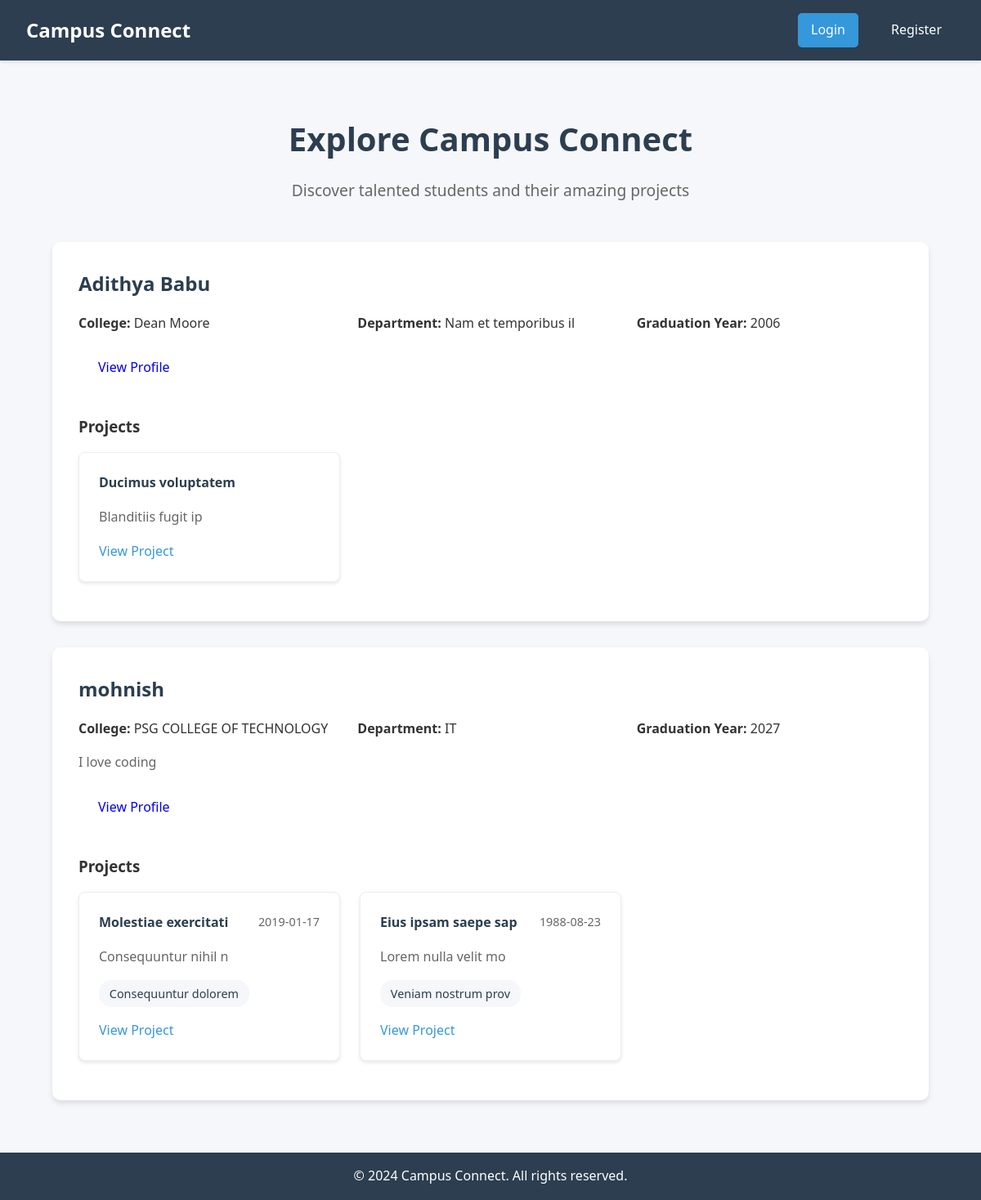
Before: /explore with the older database file.
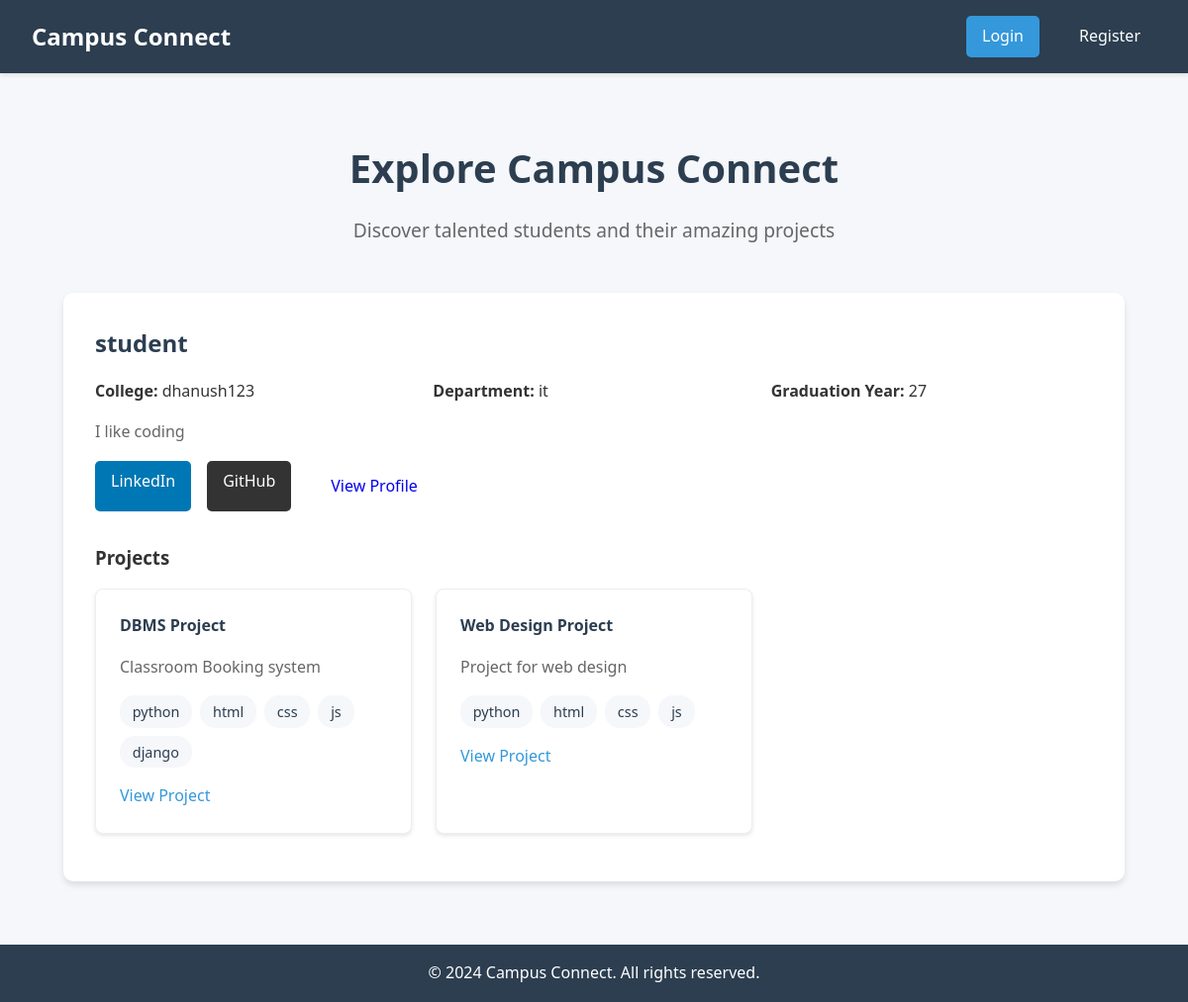
After: the same page with the newer database file.
### app.py (models this page shows)
class User(UserMixin, db.Model):
    id = db.Column(db.Integer, primary_key=True)
    username = db.Column(db.String(80), unique=True, nullable=False)
    email = db.Column(db.String(120), unique=True, nullable=False)
    password_hash = db.Column(db.String(120), nullable=False)
    college_name = db.Column(db.String(200))
    department = db.Column(db.String(100))
    graduation_year = db.Column(db.Integer)
    bio = db.Column(db.Text)
    linkedin_url = db.Column(db.String(200))
    github_url = db.Column(db.String(200))
    projects = db.relationship('Project', backref='author', lazy=True)

class Project(db.Model):
    id = db.Column(db.Integer, primary_key=True)
    title = db.Column(db.String(100), nullable=False)
    description = db.Column(db.Text, nullable=False)
    project_url = db.Column(db.String(200))
    technologies = db.Column(db.String(200))
    completion_date = db.Column(db.String(50))
    user_id = db.Column(db.Integer, db.ForeignKey('user.id'), nullable=False)

### app.py (the view)
@app.route('/explore')
def explore():
    users = User.query.all()
    return render_template('explore.html', users=users)

### templates/explore.html (shortened to what this page needs)
{% extends "base.html" %}
{% block content %}
<div class="explore-page">
    <div class="explore-header">
        <h1>Explore Campus Connect</h1>
        <p>Discover talented students and their amazing projects</p>
    </div>
    <div class="explore-content">
        {% for user in users %}
        <div class="user-card">
            <div class="user-info">
                <h2>{{ user.username }}</h2>
                <div class="user-details">
                    <p><strong>College:</strong> {{ user.college_name or 'Not specified' }}</p>
                    <p><strong>Department:</strong> {{ user.department or 'Not specified' }}</p>
                    <p><strong>Graduation Year:</strong> {{ user.graduation_year or 'Not specified' }}</p>
                </div>
                {% if user.bio %}
                <div class="user-bio">
                    <p>{{ user.bio }}</p>
                </div>
                {% endif %}
                <div class="user-links">
                    {% if user.linkedin_url %}
                    <a href="{{ user.linkedin_url }}" class="social-link linkedin" target="_blank">LinkedIn</a>
                    {% endif %}
                    {% if user.github_url %}
                    <a href="{{ user.github_url }}" class="social-link github" target="_blank">GitHub</a>
                    {% endif %}
                    <a href="{{ url_for('user_profile', username=user.username) }}" class="btn btn-outline">View Profile</a>
                </div>
            </div>
            {% if user.projects %}
            <div class="user-projects">
                <h3>Projects</h3>
                <div class="projects-carousel">
                    {% for project in user.projects %}
                    <div class="project-card">
                        <div class="project-header">
                            <h4>{{ project.title }}</h4>
                            {% if project.completion_date %}
                            <span class="completion-date">{{ project.completion_date }}</span>
                            {% endif %}
                        </div>
                        <p class="project-description">{{ project.description }}</p>
                        {% if project.technologies %}
                        <div class="technologies-container">
                            <div class="technologies-list">
                                {% for tech in project.technologies.split(',') %}
                                <span class="technology-tag">{{ tech.strip() }}</span>
                                {% endfor %}
                            </div>
                        </div>
                        {% endif %}
                        {% if project.project_url %}
                        <a href="{{ project.project_url }}" class="project-link" target="_blank">View Project</a>
                        {% endif %}
                    </div>
                    {% endfor %}
                </div>
            </div>
            {% endif %}
        </div>
        {% endfor %}
    </div>
</div>
{% endblock %}

### templates/base.html (shortened to what this page needs)
<!DOCTYPE html>
<html lang="en">
<head>
    <link rel="stylesheet" href="https://unpkg.com/aos@2.3.1/dist/aos.css">
    <link rel="stylesheet" href="https://cdnjs.cloudflare.com/ajax/libs/font-awesome/6.0.0/css/all.min.css">
</head>
<body>
    <nav class="navbar">
        <div class="nav-brand">
            <a href="{{ url_for('index') }}">Campus Connect</a>
        </div>
        <div class="nav-links">
            {% if current_user.is_authenticated %}
                <a href="{{ url_for('profile') }}">Profile</a>
                <a href="{{ url_for('edit_profile') }}">Edit Profile</a>
                <a href="{{ url_for('add_project') }}">Add Project</a>
                <a href="{{ url_for('logout') }}" class="btn btn-primary">Logout</a>
            {% else %}
                <a href="{{ url_for('login') }}" class="btn btn-primary">Login</a>
                <a href="{{ url_for('register') }}">Register</a>
            {% endif %}
        </div>
    </nav>
    <div class="container">
        {% block content %}{% endblock %}
    </div>
    <footer>
        <p>&copy; 2024 Campus Connect. All rights reserved.</p>
    </footer>
</body>
</html>

### templates/base.html (style rules this page uses)
:root { --primary-color: #3498db; --primary-dark: #2980b9; --secondary-color: #2c3e50; --background-color: #f5f7fa; --text-color: #333; --border-color: #e1e4e8; --error-color: #dc3545; --error-bg: #f8d7da; --error-border: #f5c6cb; --border-radius: 10px; --border-radius-sm: 5px; --shadow-sm: 0 2px 4px rgba(0, 0, 0, 0.1); --shadow-md: 0 4px 6px rgba(0, 0, 0, 0.1); --focus-shadow: 0 0 0 3px rgba(52, 152, 219, 0.1); --transition: all 0.3s ease; }
* { margin: 0; padding: 0; box-sizing: border-box; }
body { font-family: 'Segoe UI', Tahoma, Geneva, Verdana, sans-serif; line-height: 1.6; color: var(--text-color); background-color: var(--background-color); min-height: 100vh; display: flex; flex-direction: column; }
.navbar { background-color: var(--secondary-color); padding: 1rem 2rem; box-shadow: var(--shadow-sm); display: flex; justify-content: space-between; align-items: center; }
.nav-brand a { color: white; text-decoration: none; font-size: 1.5rem; font-weight: 700; }
.nav-links { display: flex; gap: 1.5rem; align-items: center; }
.nav-links a { color: white; text-decoration: none; font-weight: 500; padding: 0.5rem 1rem; border-radius: var(--border-radius-sm); transition: var(--transition); }
.container { max-width: 1200px; margin: 0 auto; padding: 2rem; width: 100%; flex: 1; }
footer { background-color: var(--secondary-color); color: white; text-align: center; padding: 1rem; margin-top: auto; }
.btn { display: inline-block; padding: 0.8rem 1.5rem; border-radius: var(--border-radius-sm); text-decoration: none; font-weight: 500; cursor: pointer; transition: var(--transition); }
.btn-primary { background-color: var(--primary-color); color: white; border: none; }

### templates/explore.html (style rules this page uses)
.explore-page { max-width: 1200px; margin: 0 auto; padding: 2rem; }
.explore-header { text-align: center; margin-bottom: 3rem; }
.explore-header h1 { color: var(--secondary-color); font-size: 2.5rem; margin-bottom: 1rem; }
.explore-header p { color: #666; font-size: 1.2rem; }
.explore-content { display: flex; flex-direction: column; gap: 2rem; }
.user-card { background: white; border-radius: 10px; box-shadow: var(--shadow-md); padding: 2rem; transition: var(--transition); }
.user-info { margin-bottom: 2rem; }
.user-info h2 { color: var(--secondary-color); margin-bottom: 1rem; }
.user-details { display: grid; grid-template-columns: repeat(auto-fit, minmax(200px, 1fr)); gap: 1rem; margin-bottom: 1rem; }
.user-bio { margin-bottom: 1rem; color: #666; }
.user-links { display: flex; gap: 1rem; flex-wrap: wrap; }
.social-link { padding: 0.5rem 1rem; border-radius: 5px; text-decoration: none; color: white; font-weight: 500; transition: var(--transition); }
.social-link.linkedin { background-color: #0077b5; }
.social-link.github { background-color: #333; }
.projects-carousel { display: grid; grid-template-columns: repeat(auto-fill, minmax(300px, 1fr)); gap: 1.5rem; padding: 1rem 0; }
.project-card { background: white; border-radius: 8px; padding: 1.5rem; box-shadow: var(--shadow-sm); border: 1px solid #eee; }
.project-header { display: flex; justify-content: space-between; align-items: flex-start; margin-bottom: 1rem; }
.project-header h4 { color: var(--secondary-color); margin: 0; }
.project-description { margin-bottom: 1rem; color: #666; }
.technologies-list { display: flex; flex-wrap: wrap; gap: 0.5rem; margin-bottom: 1rem; }
.technology-tag { background: var(--background-color); color: var(--secondary-color); padding: 0.3rem 0.8rem; border-radius: 15px; font-size: 0.9rem; }
.project-link { color: var(--primary-color); text-decoration: none; display: inline-flex; align-items: center; gap: 0.5rem; }

Changed rows visible on the page:
removed User: username "mohnish", college_name "PSG COLLEGE OF TECHNOLOGY", department "IT", graduation_year "2027", bio "I love coding", Project (title "Molestiae exercitati", completion_date "2019-01-17", description "Consequuntur nihil n", strip "Consequuntur dolorem")
removed Project: title "Eius ipsam saepe sap", completion_date "1988-08-23", description "Lorem nulla velit mo", strip "Veniam nostrum prov"
changed User: username "Adithya Babu" → "student"; college_name "Dean Moore" → "dhanush123"; department "Nam et temporibus il" → "it"; graduation_year "2006" → "27"; bio (not shown) → "I like coding"; linkedin_url empty → "https://example.com" (drawn); github_url empty → "https://example.com" (drawn); gains Project (title "DBMS Project", description "Classroom Booking system", strip "python" "html" "css" "js" "django"); gains Project (title "Web Design Project", description "Project for web design", strip "python" "html" "css" "js")
changed Project: title "Ducimus voluptatem" → "DBMS Project"; description "Blanditiis fugit ip" → "Classroom Booking system"
